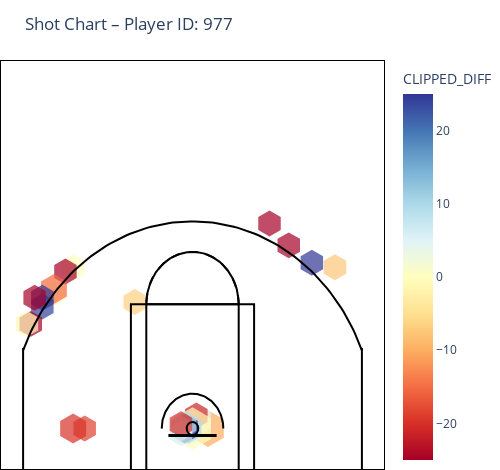

Notebook code for this chart:
### Code cell
fig = px.scatter(
    merged_24,
    x="x",
    y="y",
    color="CLIPPED_DIFF",
    size="SCALED_SIZE",
    color_continuous_scale="RdYlBu",
    size_max=30,
    hover_data={
        "CLIPPED_DIFF": True,
        "FREQ_PCT": True,
        "x": False,
        "y": False
    },
    title=f"Shot Chart – Player ID: {merged_24['PLAYER_ID'].iloc[0]}"
)

fig.update_traces(marker=dict(symbol="hexagon", line=dict(width=0)))

fig.update_layout(
    xaxis=dict(range=[250, -250], visible=False),
    yaxis=dict(range=[-47.5, 422.5], visible=False),
    plot_bgcolor="white",
    showlegend=False,
    width=500,
    height=470,
    margin=dict(t=60, b=0, l=0, r=0)
)

# 🏀 Add court overlay
fig = add_nba_halfcourt(fig)
fig.show()
